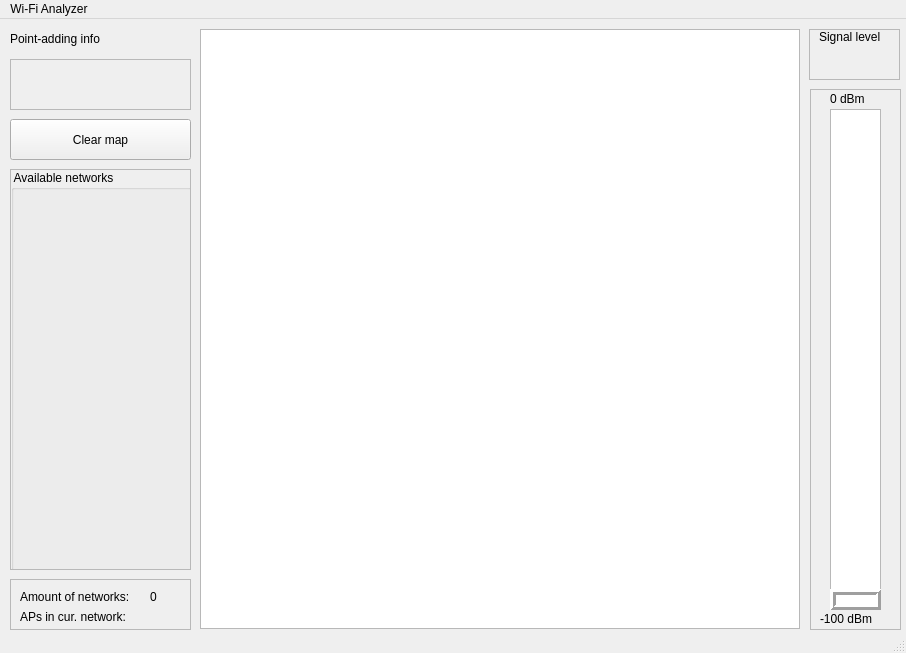
<?xml version="1.0" encoding="UTF-8"?>
<ui version="4.0">
 <class>MainWindow</class>
 <widget class="QMainWindow" name="MainWindow">
  <property name="geometry">
   <rect>
    <x>0</x>
    <y>0</y>
    <width>906</width>
    <height>653</height>
   </rect>
  </property>
  <property name="windowTitle">
   <string>MainWindow</string>
  </property>
  <widget class="QWidget" name="centralWidget">
   <widget class="customView" name="graphicsView">
    <property name="geometry">
     <rect>
      <x>200</x>
      <y>10</y>
      <width>600</width>
      <height>600</height>
     </rect>
    </property>
    <property name="sizePolicy">
     <sizepolicy hsizetype="Fixed" vsizetype="Fixed">
      <horstretch>0</horstretch>
      <verstretch>0</verstretch>
     </sizepolicy>
    </property>
    <property name="maximumSize">
     <size>
      <width>600</width>
      <height>600</height>
     </size>
    </property>
    <property name="verticalScrollBarPolicy">
     <enum>Qt::ScrollBarAlwaysOff</enum>
    </property>
    <property name="horizontalScrollBarPolicy">
     <enum>Qt::ScrollBarAlwaysOff</enum>
    </property>
   </widget>
   <widget class="QFrame" name="frame">
    <property name="geometry">
     <rect>
      <x>10</x>
      <y>40</y>
      <width>181</width>
      <height>51</height>
     </rect>
    </property>
    <property name="frameShape">
     <enum>QFrame::StyledPanel</enum>
    </property>
    <property name="frameShadow">
     <enum>QFrame::Raised</enum>
    </property>
    <widget class="QLabel" name="label">
     <property name="geometry">
      <rect>
       <x>10</x>
       <y>10</y>
       <width>161</width>
       <height>41</height>
      </rect>
     </property>
     <property name="text">
      <string/>
     </property>
    </widget>
   </widget>
   <widget class="QLabel" name="label_5">
    <property name="geometry">
     <rect>
      <x>10</x>
      <y>10</y>
      <width>181</width>
      <height>20</height>
     </rect>
    </property>
    <property name="text">
     <string>Point-adding info</string>
    </property>
   </widget>
   <widget class="QPushButton" name="refresh_button">
    <property name="geometry">
     <rect>
      <x>10</x>
      <y>100</y>
      <width>181</width>
      <height>41</height>
     </rect>
    </property>
    <property name="text">
     <string>Clear map</string>
    </property>
   </widget>
   <widget class="QFrame" name="frame_3">
    <property name="geometry">
     <rect>
      <x>810</x>
      <y>70</y>
      <width>91</width>
      <height>541</height>
     </rect>
    </property>
    <property name="autoFillBackground">
     <bool>true</bool>
    </property>
    <property name="frameShape">
     <enum>QFrame::StyledPanel</enum>
    </property>
    <property name="frameShadow">
     <enum>QFrame::Raised</enum>
    </property>
    <widget class="paletteView" name="color_to_db">
     <property name="geometry">
      <rect>
       <x>20</x>
       <y>20</y>
       <width>51</width>
       <height>500</height>
      </rect>
     </property>
    </widget>
    <widget class="QLabel" name="label_3">
     <property name="geometry">
      <rect>
       <x>20</x>
       <y>0</y>
       <width>51</width>
       <height>20</height>
      </rect>
     </property>
     <property name="text">
      <string>0 dBm</string>
     </property>
    </widget>
    <widget class="QLabel" name="label_4">
     <property name="geometry">
      <rect>
       <x>10</x>
       <y>520</y>
       <width>61</width>
       <height>20</height>
      </rect>
     </property>
     <property name="text">
      <string>-100 dBm</string>
     </property>
    </widget>
    <widget class="QFrame" name="current_signal_frame">
     <property name="geometry">
      <rect>
       <x>20</x>
       <y>500</y>
       <width>51</width>
       <height>21</height>
      </rect>
     </property>
     <property name="font">
      <font>
       <pointsize>7</pointsize>
      </font>
     </property>
     <property name="frameShape">
      <enum>QFrame::Box</enum>
     </property>
     <property name="frameShadow">
      <enum>QFrame::Raised</enum>
     </property>
     <property name="lineWidth">
      <number>3</number>
     </property>
    </widget>
   </widget>
   <widget class="QScrollArea" name="scrollArea">
    <property name="geometry">
     <rect>
      <x>10</x>
      <y>150</y>
      <width>181</width>
      <height>401</height>
     </rect>
    </property>
    <property name="widgetResizable">
     <bool>true</bool>
    </property>
    <widget class="QWidget" name="scrollAreaWidgetContents">
     <property name="geometry">
      <rect>
       <x>0</x>
       <y>0</y>
       <width>179</width>
       <height>399</height>
      </rect>
     </property>
     <widget class="QGroupBox" name="groupBox">
      <property name="geometry">
       <rect>
        <x>0</x>
        <y>0</y>
        <width>181</width>
        <height>401</height>
       </rect>
      </property>
      <property name="title">
       <string> Available networks</string>
      </property>
     </widget>
    </widget>
   </widget>
   <widget class="QFrame" name="frame_2">
    <property name="geometry">
     <rect>
      <x>809</x>
      <y>10</y>
      <width>91</width>
      <height>51</height>
     </rect>
    </property>
    <property name="frameShape">
     <enum>QFrame::StyledPanel</enum>
    </property>
    <property name="frameShadow">
     <enum>QFrame::Raised</enum>
    </property>
    <widget class="QLabel" name="label_2">
     <property name="geometry">
      <rect>
       <x>10</x>
       <y>0</y>
       <width>71</width>
       <height>16</height>
      </rect>
     </property>
     <property name="text">
      <string>Signal level</string>
     </property>
    </widget>
    <widget class="QLabel" name="current_signal_label">
     <property name="geometry">
      <rect>
       <x>18</x>
       <y>20</y>
       <width>61</width>
       <height>21</height>
      </rect>
     </property>
     <property name="text">
      <string/>
     </property>
    </widget>
   </widget>
   <widget class="QFrame" name="frame_4">
    <property name="geometry">
     <rect>
      <x>10</x>
      <y>560</y>
      <width>181</width>
      <height>51</height>
     </rect>
    </property>
    <property name="frameShape">
     <enum>QFrame::StyledPanel</enum>
    </property>
    <property name="frameShadow">
     <enum>QFrame::Raised</enum>
    </property>
    <widget class="QLabel" name="label_6">
     <property name="geometry">
      <rect>
       <x>10</x>
       <y>10</y>
       <width>131</width>
       <height>16</height>
      </rect>
     </property>
     <property name="text">
      <string>Amount of networks:</string>
     </property>
    </widget>
    <widget class="QLabel" name="label_7">
     <property name="geometry">
      <rect>
       <x>10</x>
       <y>30</y>
       <width>121</width>
       <height>16</height>
      </rect>
     </property>
     <property name="text">
      <string>APs in cur. network:</string>
     </property>
    </widget>
    <widget class="QLabel" name="amount_of_networks_label">
     <property name="geometry">
      <rect>
       <x>140</x>
       <y>10</y>
       <width>31</width>
       <height>16</height>
      </rect>
     </property>
     <property name="text">
      <string>0</string>
     </property>
    </widget>
    <widget class="QLabel" name="aps_in_current_network_label">
     <property name="geometry">
      <rect>
       <x>140</x>
       <y>30</y>
       <width>31</width>
       <height>20</height>
      </rect>
     </property>
     <property name="text">
      <string/>
     </property>
    </widget>
   </widget>
  </widget>
  <widget class="QMenuBar" name="menuBar">
   <property name="geometry">
    <rect>
     <x>0</x>
     <y>0</y>
     <width>906</width>
     <height>20</height>
    </rect>
   </property>
   <widget class="QMenu" name="menuWi_Fi_Analyzer">
    <property name="title">
     <string>Wi-Fi Analyzer</string>
    </property>
    <addaction name="separator"/>
    <addaction name="actionSave_picture"/>
    <addaction name="actionLoad_new_plan"/>
   </widget>
   <addaction name="menuWi_Fi_Analyzer"/>
  </widget>
  <widget class="QStatusBar" name="statusBar"/>
  <action name="actionSave_picture">
   <property name="text">
    <string>Save picture</string>
   </property>
   <property name="shortcut">
    <string>Ctrl+S</string>
   </property>
  </action>
  <action name="actionSet_new_settings">
   <property name="text">
    <string>Set new settings</string>
   </property>
  </action>
  <action name="actionLoad_new_plan">
   <property name="text">
    <string>Load new plan</string>
   </property>
   <property name="shortcut">
    <string>Ctrl+O</string>
   </property>
  </action>
 </widget>
 <layoutdefault spacing="6" margin="11"/>
 <customwidgets>
  <customwidget>
   <class>customView</class>
   <extends>QGraphicsView</extends>
   <header>customview.h</header>
  </customwidget>
  <customwidget>
   <class>paletteView</class>
   <extends>QGraphicsView</extends>
   <header>paletteview.h</header>
  </customwidget>
 </customwidgets>
 <resources/>
 <connections/>
</ui>
